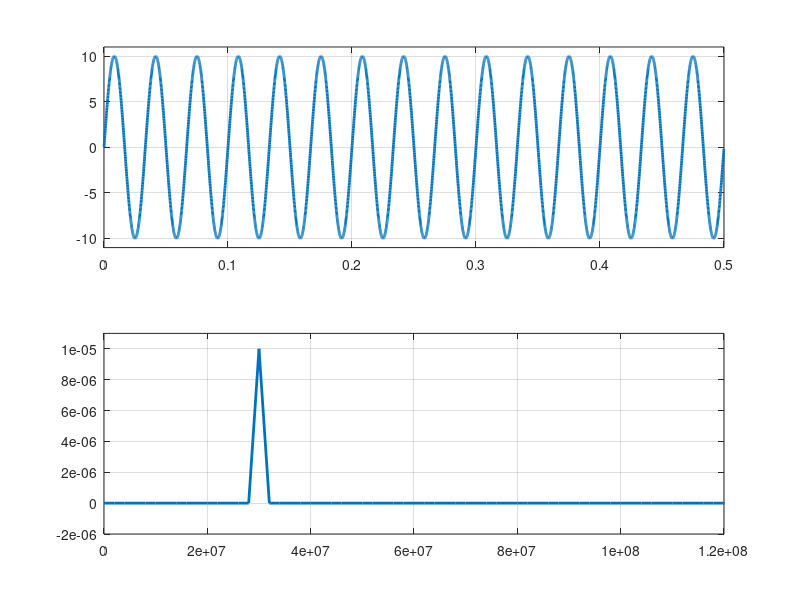
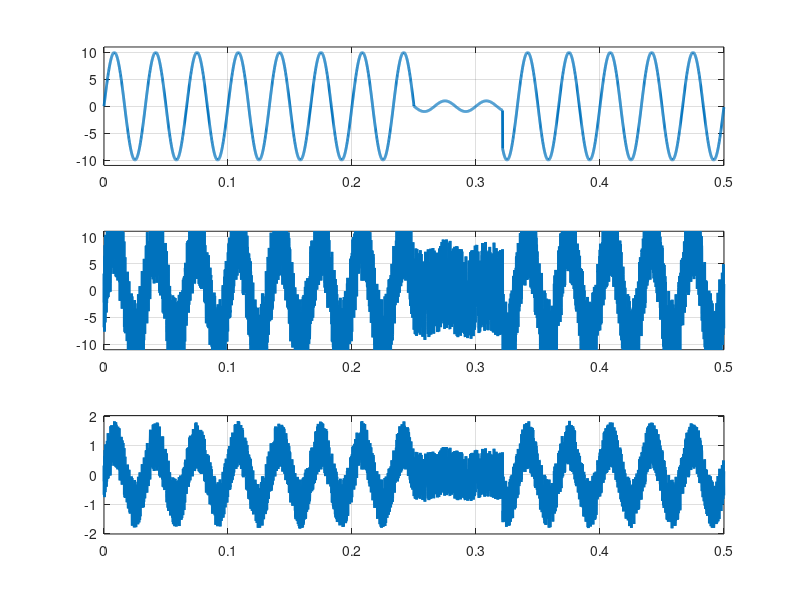
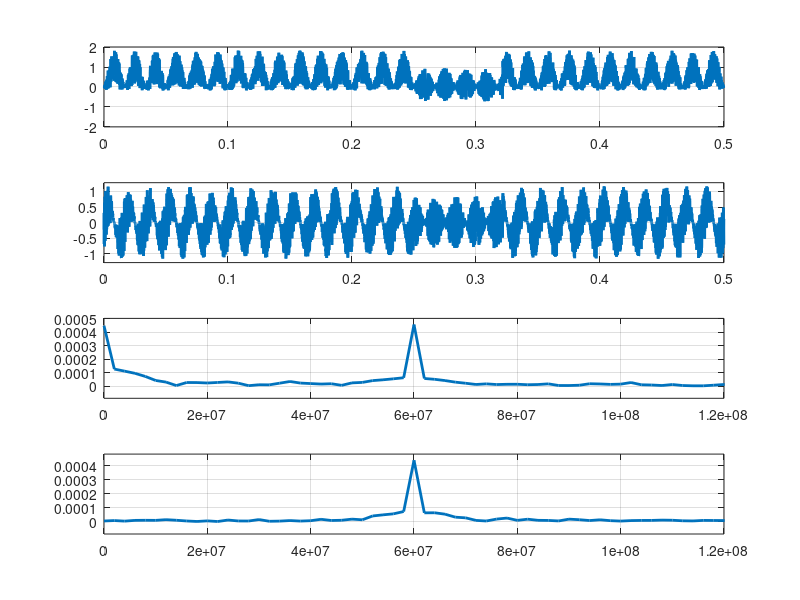

These charts were generated, in order, by the following MATLAB code: (Note: this script raises an error after producing the figures.)
%% Thesis A Simulations - Lock In Detection
clear;clc;close all;
%% Define input signal

% frequency at which the system will operate
fosc = 30e6;   % 30MHz

% time resolution & time
L = 5000;      % amount of time units
dt = 1e-10;     % Ts
Fs = 1/dt;      % Fs
t = (0:L-1)*dt; % time

% amplitude of main oscillations
A1 = 10e-6;

% Vin is input signal to system
Vin = A1*sin(2*pi*fosc*t);

% plot Vin
subplot(2,1,1);
plot(t/1e-6,Vin/1e-6,'LineWidth',2);
% xlabel("Time (\mus)",'FontSize',18);
% ylabel("Voltage (\muV)",'FontSize',18);
% title(strcat("Input signal V_{in} at f = ",num2str(fosc/1e6),"MHz"),'FontSize',18);
ylim([-(A1+0.1*A1)/1e-6 (A1+0.1*A1)/1e-6]);
grid on;

% plot FFT of Vin
Y = fft(Vin);

P2 = abs(Y/L);
P1 = P2(1:L/2+1);
P1(2:end-1) = 2*P1(2:end-1);

f = Fs * (0:(L/2))/L;

subplot(2,1,2);
plot(f,P1,'LineWidth',2);
% xlabel("Frequency (Hz)",'FontSize',18);
% ylabel("|P1(f)|",'FontSize',18);
% title(strcat("FFT of V_{in} at f = ",num2str(fosc/1e6),"MHz"),'FontSize',18);
xlim([0 12e7]);
ylim([-(0.1*max(abs(P1))+0.1*max(abs(P1))) (max(abs(P1))+0.1*max(abs(P1)))]);
grid on;


%% Simulate measurements (tunnelling events)

event_time = ceil(L/2);
event_duration = ceil(L/7);

Vevent = Vin;
% assuming tunelling event will result in signal of 0.1 amplitude of original
Vevent(event_time:(event_time + event_duration)) = 0.1 * Vevent(event_time:(event_time + event_duration));

figure;
% plot Vevent
subplot(3,1,1);
plot(t/1e-6,Vevent/1e-6,'LineWidth',2);
% xlabel("Time (\mus)",'FontSize',18);
% ylabel("Voltage (\muV)",'FontSize',18);
% title(strcat("Signal after event V_{event} at f = ",num2str(fosc/1e6),"MHz"),'FontSize',18);
ylim([-(A1+0.1*A1)/1e-6 (A1+0.1*A1)/1e-6]);
grid on;


%% Simulate noise + phase shift

% noise amplitude as a percentage of A1
noiseA = 1.7;

% add noise
noise = rand(1,L) * noiseA * A1 - (noiseA * A1)/2;
Vnoise = Vevent + noise;

% phase shift
%Vnoise = [Vnoise(4950:end) Vnoise(1:4949)];

% plot Vnoise
subplot(3,1,2);
plot(t/1e-6,Vnoise/1e-6,'LineWidth',2);
% xlabel("Time (\mus)",'FontSize',18);
% ylabel("Voltage (\muV)",'FontSize',18);
% title(strcat("Signal with noise V_{noise} at f = ",num2str(fosc/1e6),"MHz"),'FontSize',18);
ylim([-(A1+0.1*A1)/1e-6 (A1+0.1*A1)/1e-6]);
grid on;


%% Simulate amplification

% in order of 1mV to 10mV
Vamp = Vnoise * 1e2;

% plot Vamp
subplot(3,1,3);
plot(t/1e-6,Vamp/1e-3,'LineWidth',2);
% xlabel("Time (\mus)",'FontSize',18);
% ylabel("Voltage (mV)",'FontSize',18);
% title(strcat("Amplified signal V_{amp} at f = ",num2str(fosc/1e6),"MHz"),'FontSize',18);
ylim([-(max(abs(Vamp))+0.1*max(abs(Vamp)))/1e-3 (max(abs(Vamp))+0.1*max(abs(Vamp)))/1e-3]);
grid on;


%% Mix signals

% reference signals, same oscillation freq as input
Vref1 = sin(2*pi*fosc*t);
Vref2 = cos(2*pi*fosc*t);

% signals after mixing with local oscillator
Vmixed1 = Vamp .* Vref1;
Vmixed2 = Vamp .* Vref2;

figure;
subplot(4,1,1);
plot(t/1e-6,Vmixed1/1e-3,'LineWidth',2);
% xlabel("Time (\mus)",'FontSize',18);
% ylabel("Voltage (mV)",'FontSize',18);
% title(strcat("Mixed Signal V_{mixed1} at f = ",num2str(fosc/1e6),"MHz"),'FontSize',18);
ylim([-(max(abs(Vmixed1))+0.1*max(abs(Vmixed1)))/1e-3 (max(abs(Vmixed1))+0.1*max(abs(Vmixed1)))/1e-3]);
grid on;

subplot(4,1,2);
plot(t/1e-6,Vmixed2/1e-3,'LineWidth',2);
% xlabel("Time (\mus)",'FontSize',18);
% ylabel("Voltage (mV)",'FontSize',18);
% title(strcat("Mixed Signal V_{mixed2} at f = ",num2str(fosc/1e6),"MHz"),'FontSize',18);
ylim([-(max(abs(Vmixed2))+0.1*max(abs(Vmixed2)))/1e-3 (max(abs(Vmixed2))+0.1*max(abs(Vmixed2)))/1e-3]);
grid on;

% plot FFT of Vmixed1
Y = fft(Vmixed1);

P2 = abs(Y/L);
P1 = P2(1:L/2+1);
P1(2:end-1) = 2*P1(2:end-1);

f = Fs * (0:(L/2))/L;

subplot(4,1,3);
plot(f,P1,'LineWidth',2);
% xlabel("Frequency (Hz)",'FontSize',18);
% ylabel("|P1(f)|",'FontSize',18);
% title(strcat("FFT of V_{mixed1} at f = ",num2str(fosc/1e6),"MHz"),'FontSize',18);
xlim([0 12e7]);
ylim([-(0.1*max(abs(P1))+0.1*max(abs(P1))) (max(abs(P1))+0.1*max(abs(P1)))]);
grid on;

% plot FFT of Vmixed2
Y = fft(Vmixed2);

P2 = abs(Y/L);
P1 = P2(1:L/2+1);
P1(2:end-1) = 2*P1(2:end-1);

f = Fs * (0:(L/2))/L;

subplot(4,1,4);
plot(f,P1,'LineWidth',2);
% xlabel("Frequency (Hz)",'FontSize',18);
% ylabel("|P1(f)|",'FontSize',18);
% title(strcat("FFT of V_{mixed2} at f = ",num2str(fosc/1e6),"MHz"),'FontSize',18);
xlim([0 12e7]);
ylim([-(0.1*max(abs(P1))+0.1*max(abs(P1))) (max(abs(P1))+0.1*max(abs(P1)))]);
grid on;

%% Filter signals

% design lowpass filter
%D = fdesign.lowpass('Fp,Fst,Ap,Ast',0.2,0.25,0.5,40);
%filt = design(D,'butter','Systemobject',true);

lpFilt = designfilt('lowpassfir','PassbandFrequency',0.001, ...
         'StopbandFrequency',0.01,'PassbandRipple',0.5, ...
         'StopbandAttenuation',65,'DesignMethod','kaiserwin');

Vfilt1 = filter(lpFilt,Vmixed1);
Vfilt2 = filter(lpFilt,Vmixed2);

figure;
subplot(4,1,1);
plot(t/1e-6,Vfilt1/1e-3,'LineWidth',2);
% xlabel("Time (\mus)",'FontSize',18);
% ylabel("Voltage (mV)",'FontSize',18);
% title(strcat("Filtered Signal V_{filt1} at f = ",num2str(fosc/1e6),"MHz"),'FontSize',18);
ylim([-(max(abs(Vfilt1))+0.1*max(abs(Vfilt1)))/1e-3 (max(abs(Vfilt1))+0.1*max(abs(Vfilt1)))/1e-3]);
grid on;

subplot(4,1,2);
plot(t/1e-6,Vfilt2/1e-3,'LineWidth',2);
% xlabel("Time (\mus)",'FontSize',18);
% ylabel("Voltage (mV)",'FontSize',18);
% title(strcat("Filtered Signal V_{filt2} at f = ",num2str(fosc/1e6),"MHz"),'FontSize',18);
ylim([-(max(abs(Vfilt2))+0.1*max(abs(Vfilt2)))/1e-3 (max(abs(Vfilt2))+0.1*max(abs(Vfilt2)))/1e-3]);
grid on;

% plot FFT of Vmixed1
Y = fft(Vfilt1);

P2 = abs(Y/L);
P1 = P2(1:L/2+1);
P1(2:end-1) = 2*P1(2:end-1);

f = Fs * (0:(L/2))/L;

subplot(4,1,3);
plot(f,P1,'LineWidth',2);
% xlabel("Frequency (Hz)",'FontSize',18);
% ylabel("|P1(f)|",'FontSize',18);
% title(strcat("FFT of V_{Vfilt1} at f = ",num2str(fosc/1e6),"MHz"),'FontSize',18);
xlim([0 12e7]);
ylim([-(0.1*max(abs(P1))+0.1*max(abs(P1))) (max(abs(P1))+0.1*max(abs(P1)))]);
grid on;

% plot FFT of Vmixed2
Y = fft(Vfilt2);

P2 = abs(Y/L);
P1 = P2(1:L/2+1);
P1(2:end-1) = 2*P1(2:end-1);

f = Fs * (0:(L/2))/L;

subplot(4,1,4);
plot(f,P1,'LineWidth',2);
% xlabel("Frequency (Hz)",'FontSize',18);
% ylabel("|P1(f)|",'FontSize',18);
% title(strcat("FFT of V_{filt2} at f = ",num2str(fosc/1e6),"MHz"),'FontSize',18);
xlim([0 12e7]);
ylim([-(0.1*max(abs(P1))+0.1*max(abs(P1))) (max(abs(P1))+0.1*max(abs(P1)))]);
grid on;


%% Recover signal

Vrecovered = 2*sqrt(Vfilt1.^2 + Vfilt2.^2);

figure;
subplot(2,1,1);
plot(t/1e-6,Vrecovered/1e-3,'LineWidth',2);
% xlabel("Time (\mus)",'FontSize',18);
% ylabel("Voltage (mV)",'FontSize',18);
% title(strcat("Recovered Signal V_{recovered} at f = ",num2str(fosc/1e6),"MHz"),'FontSize',18);
ylim([-(max(abs(Vrecovered))+0.1*max(abs(Vrecovered)))/1e-3 (max(abs(Vrecovered))+0.1*max(abs(Vrecovered)))/1e-3]);
grid on;


SNR = 20*log10(((sqrt(mean(Vevent.^2)))/(sqrt(mean(noise.^2))))^2)
